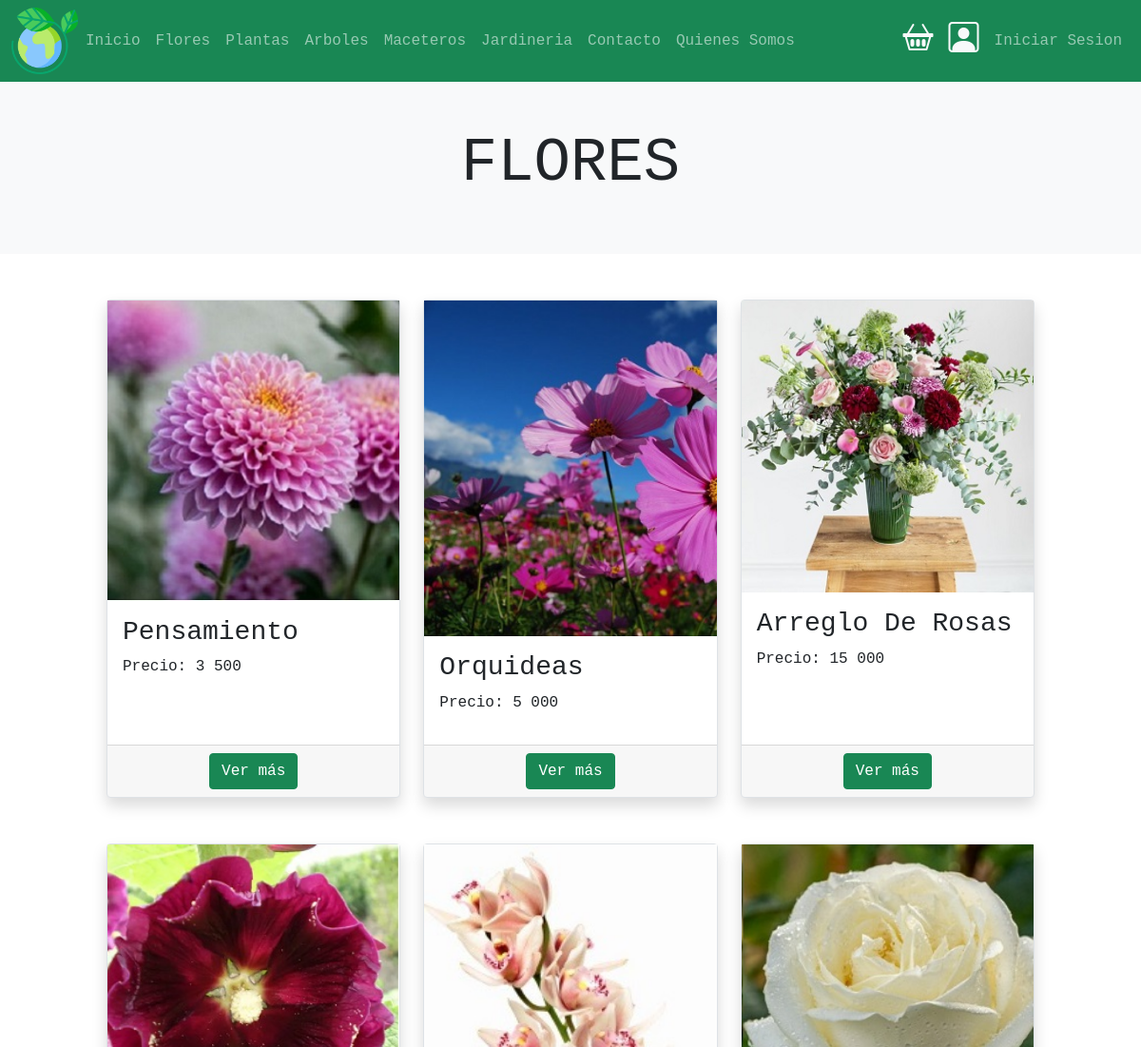
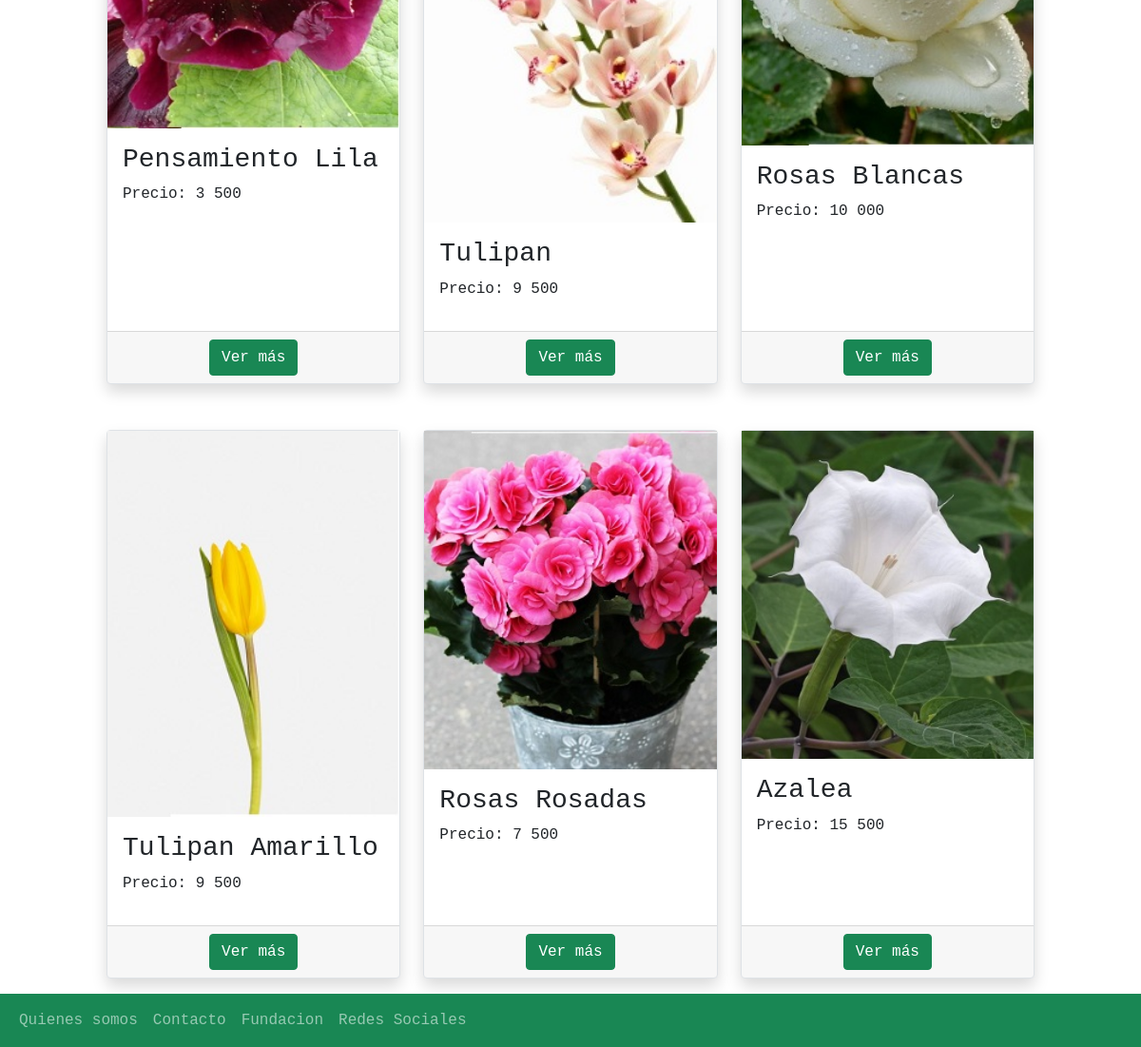
/flores/, run on the app's committed database (2 pictures, top to bottom).
### productos/models.py (models this page shows, shortened)
class Producto(models.Model):
    nombre =  models.CharField(max_length=50)
    imagen = models.ImageField(upload_to="productos",null=False, blank=False)
    descripcion = models.TextField()
    precio = models.IntegerField(default=0)
    slug = models.SlugField(null=False, blank=False , unique=True)
    creacion = models.DateTimeField(auto_now_add=True)
    categoria =  models.ForeignKey(Categoria, on_delete=models.PROTECT)

### tiendaFloreria/views.py (the view)
# urls.py: path('flores/',views.flores,name="flores"),
def flores(request):
    productos = Producto.objects.all()
    contexto = {
        'productos': productos
    }
    return render(request,'flores.html',contexto)

### templates/flores.html
{% extends 'base.html' %}
{% load static %}
{% load humanize %}
{% block contenido %}
<section>
    <div class="p-5 bg-light">
        <div class="container">
            <h1 class="display-3 text-center bg-light">FLORES</h1>
        </div>
    </div>
</section>
<section>
    <div class="container mb-3">
        <div class="row">
                {% for p in productos %}
                {% if p.categoria_id == 1 %}
                    {% include 'productos/snippets/productos.html' with productos=p%}
                {% endif %}
                {% endfor %}
        </div>
    </div>
</section>
{% endblock contenido %}

### productos/templates/productos/snippets/productos.html
{% load humanize %}
<div class=" col-sm-6 col-md-4  col-xs-12 mt-5 ">
    <div class="card  h-100 border shadow">
        {% if p.imagen %}
        <img src="{{ p.imagen.url }}" alt="imagen del producto" class="img-fluid">
        {% endif %}
        <div class="card-body">
            <h3 class="card-title">{{ p.nombre | title }}</h3>
            <p>Precio: {{ p.precio | intcomma}}</p>
        </div>
        <div class="card-footer">
            <div class="d-flex justify-content-center">
                <div class="row">
                    <div class="col-xs-4">
                    </div>
                </div>
                <a href="{% url 'productos:producto' p.slug %}" class="btn btn-success"> Ver más</a>
            </div>
        </div>
    </div>
</div>

### static/css/miestilo.css (style rules this page uses)
body { font-family: monospace; }
.container { width: 100%; max-width: 1000px; margin: auto; }

### data on the page
Producto: imagen (picture), nombre "Pensamiento", precio "3 500"
Producto: imagen (picture), nombre "Orquideas", precio "5 000"
Producto: imagen (picture), nombre "Arreglo De Rosas", precio "15 000"
Producto: imagen (picture), nombre "Pensamiento Lila", precio "3 500"
Producto: imagen (picture), nombre "Tulipan", precio "9 500"
Producto: imagen (picture), nombre "Rosas Blancas", precio "10 000"
Producto: imagen (picture), nombre "Tulipan Amarillo", precio "9 500"
Producto: imagen (picture), nombre "Rosas Rosadas", precio "7 500"
Producto: imagen (picture), nombre "Azalea", precio "15 500"
